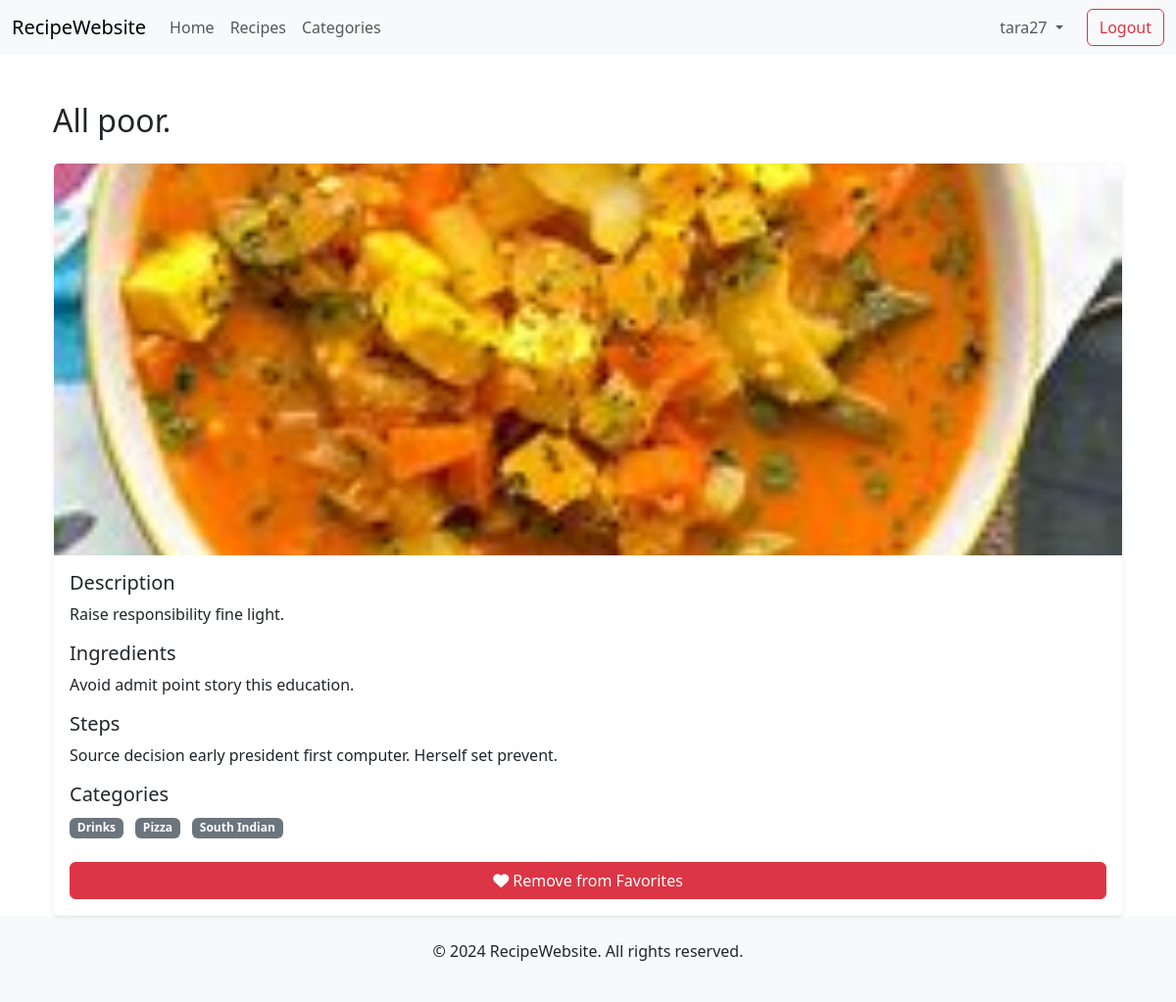
The page /recipes/recipe/28/?next=/recipes/ (signed in) on the database its author committed.
### recipes/models.py (models this page shows, shortened)
class Recipe(models.Model):
    user = models.ForeignKey(User, on_delete=models.CASCADE)
    recipe_name = models.CharField(max_length=100)
    recipe_image = models.ImageField(upload_to='recipe/')
    recipe_description = models.TextField(help_text="Brief description of the recipe")
    ingredients = models.TextField(help_text="List of ingredients required")
    steps = models.TextField(help_text="Step-by-step instructions for preparation")
    categories = models.ManyToManyField(Category, blank=True, related_name='recipe')
    created_at = models.DateTimeField(auto_now_add=True)
    class Meta:
        ordering= ['recipe_name']

class Category(models.Model):
    name = models.CharField(max_length=100)
    category_image = models.ImageField(upload_to='category/',default='category/default.jpg')
    class Meta:
        verbose_name_plural = 'Categories'
        ordering = ['name']

### recipes/views.py (the view)
# urls.py: path('recipe/<int:id>/', recipe_detail, name='recipe_detail'),
@login_required(login_url='login')
def recipe_detail(request, id):
    recipe = get_object_or_404(Recipe, id=id)
    favorite_recipes = Favorite.objects.filter(user=request.user).values_list('recipe_id', flat=True) if request.user.is_authenticated else []
    context = {
        'recipe': recipe,
        'title': recipe.recipe_name,
        'favorite_recipes': favorite_recipes
    }
    return render(request, 'recipes/recipe_detail.html', context)

### templates/recipes/recipe_detail.html
{% extends 'base.html' %}
{% block start %}
<div class="container mt-5">
    <h2 class="mb-4">{{ recipe.recipe_name }}</h2>
    <div class="card shadow-sm border-light">
        <img src="{{ recipe.recipe_image.url }}" class="card-img-top" alt="{{ recipe.recipe_name }}" style="height: 400px; object-fit: cover;">
        <div class="card-body d-flex flex-column">
            <h5 class="card-title">Description</h5>
            <p class="card-text">{{ recipe.recipe_description }}</p>
            <h5 class="card-title">Ingredients</h5>
            <p class="card-text">{{ recipe.ingredients }}</p>
            <h5 class="card-title">Steps</h5>
            <p class="card-text">{{ recipe.steps }}</p>
            <h5 class="card-title">Categories</h5>
            <ul class="list-unstyled mb-4">
                {% for category in recipe.categories.all %}
                    <li class="badge bg-secondary me-2">{{ category.name }}</li>
                {% empty %}
                    <li class="text-muted">No categories</li>
                {% endfor %}
            </ul>
            {% if request.user.is_authenticated %}
                <div class="mt-auto">
                    {% if recipe.id in favorite_recipes %}
                        <a href="{% url 'remove_favorite' recipe.id %}?next={{ request.get_full_path }}" class="btn btn-danger w-100">
                            <i class="fas fa-heart"></i> Remove from Favorites
                        </a>
                    {% else %}
                        <a href="{% url 'add_favorite' recipe.id %}?next={{ request.get_full_path }}" class="btn btn-outline-primary w-100">
                            <i class="far fa-heart"></i> Add to Favorites
                        </a>
                    {% endif %}
                </div>
            {% endif %}
        </div>
    </div>
</div>
{% endblock %}

### templates/base.html (shortened to what this page needs)
<!doctype html>
<html lang="en">
  <head>
    <link href="https://cdn.jsdelivr.net/npm/bootstrap@5.3.3/dist/css/bootstrap.min.css" rel="stylesheet">
    <link rel="stylesheet" href="https://cdnjs.cloudflare.com/ajax/libs/font-awesome/6.0.0-beta3/css/all.min.css">
  </head>
  <body class="d-flex flex-column min-vh-100">
    <nav class="navbar navbar-expand-lg navbar-light bg-light">
      <div class="container-fluid">
        <a class="navbar-brand" href="/">RecipeWebsite</a>
        <div class="collapse navbar-collapse" id="navbarNav">
          <ul class="navbar-nav me-auto">
            <li class="nav-item">
              <a class="nav-link" href="/">Home</a>
            </li>
            <li class="nav-item">
              <a class="nav-link" href="/recipes/">Recipes</a>
            </li>
            <li class="nav-item">
              <a class="nav-link" href="/recipes/categories">Categories</a>
            </li>
          </ul>
          <ul class="navbar-nav ms-auto d-flex align-items-center">
            {% if request.user.is_authenticated %}
            <li class="nav-item dropdown me-3">
              <a class="nav-link dropdown-toggle" href="#" id="profileDropdown" role="button" data-bs-toggle="dropdown" aria-expanded="false">
                {{ request.user.username }}
              </a>
            </li>
            <li class="nav-item">
              <a class="btn btn-outline-danger" href="{% url 'logout' %}">Logout</a>
            </li>
            {% endif %}
          </ul>
        </div>
      </div>
    </nav>
    <div class="container flex-grow-1">
      {% block start %}
      {% endblock %}
    </div>
    <footer class="bg-light text-center text-lg-start mt-auto">
      <div class="container p-4">
        <p class="text-center">© 2024 RecipeWebsite. All rights reserved.</p>
      </div>
    </footer>
  </body>
</html>

### rows shown on the page
Recipe: recipe_name "All poor.", recipe_image (picture), recipe_description "Raise responsibility fine light.", ingredients "Avoid admit point story this education.", steps "Source decision early president first computer. Herself set prevent."
Category: name "Drinks"
Category: name "Pizza"
Category: name "South Indian"

### other values the page prints
{{ request.user.username }} "tara27"
